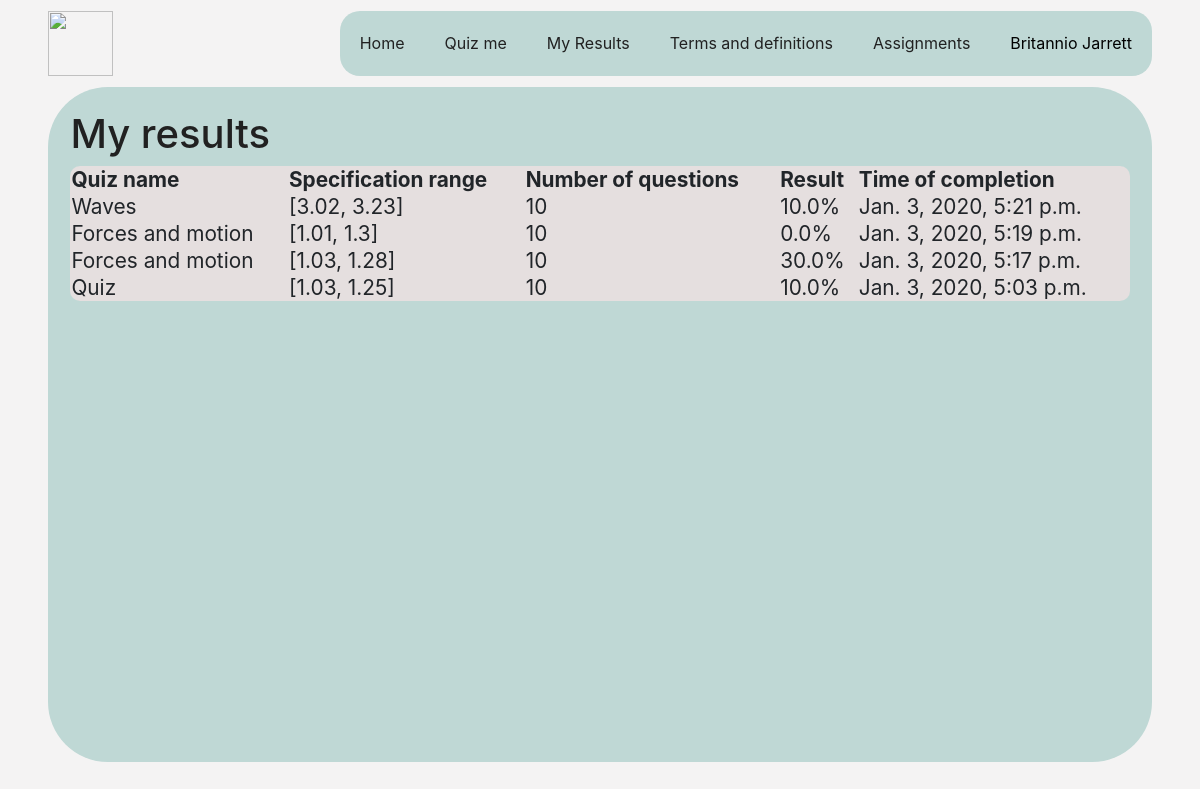
/my_results (signed in), run on an earlier commit of the app's database.
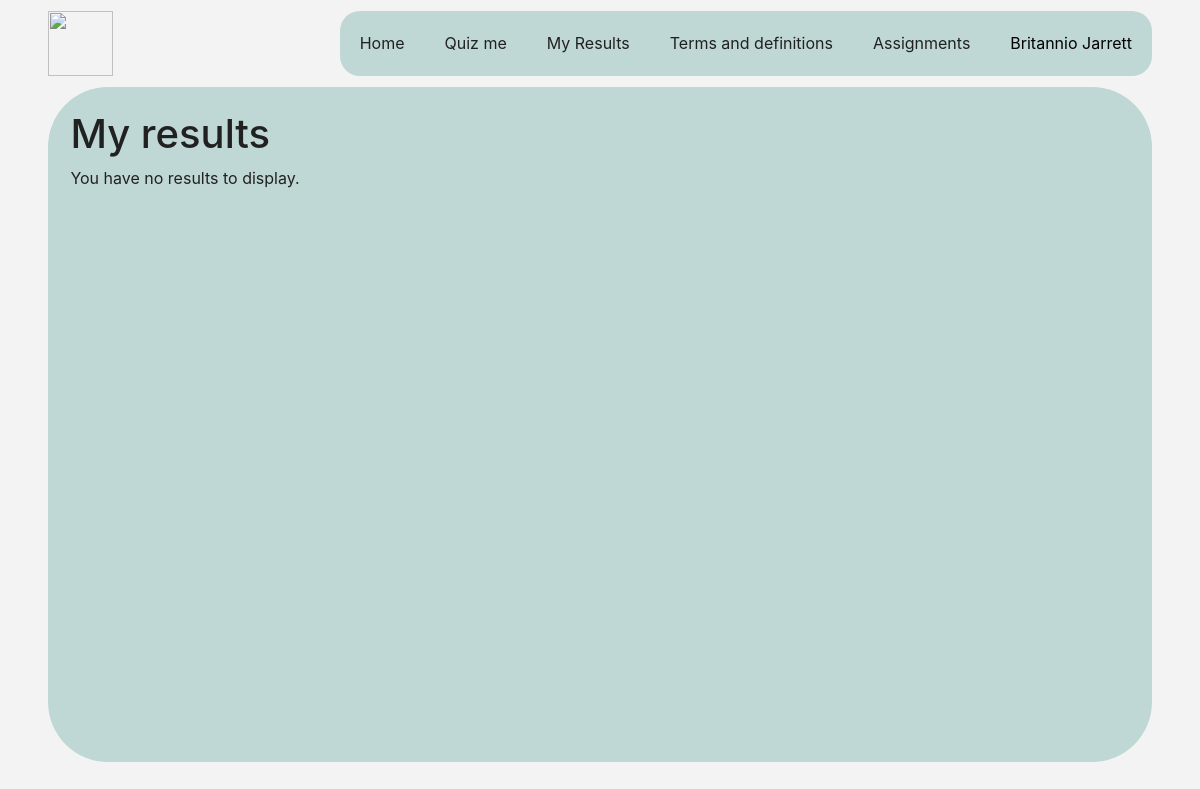
And on a later commit of the database.
### users/models.py (models this page shows, shortened)
class User(AbstractBaseUser):
    user_id = models.AutoField(primary_key=True)
    username            = models.CharField(unique=False, max_length=60)
    date_joined         = models.DateTimeField(auto_now_add=True)
    last_login          = models.DateTimeField(auto_now=True)
    is_active           = models.BooleanField(default=True)
    is_staff            = models.BooleanField(default=False)
    is_admin            = models.BooleanField(default=False)
    is_superuser        = models.BooleanField(default=False)
    email               = models.EmailField(unique=True, max_length=60)
    first_name          = models.CharField(max_length=60)
    last_name           = models.CharField(max_length=60)
    date_of_birth       = models.DateField()
    USERNAME_FIELD = 'email'
    REQUIRED_FIELDS = ['username', 'first_name', 'last_name', 'date_of_birth']
    objects = UserManager() # linking the User manager created

### main_app/models.py (models this page shows, shortened)
class QuizResult(models.Model):
    result_id           = models.AutoField(primary_key=True)
    quiz                = models.ForeignKey(Quiz, on_delete=models.CASCADE)
    user                = models.ForeignKey(users_models.User, on_delete=models.CASCADE)
    percentage_correct  = models.FloatField()
    completed_on        = models.DateTimeField(auto_now_add=True)

class Quiz(models.Model):
    quiz_id                 = models.AutoField(primary_key=True)
    quiz_name               = models.TextField()
    specification_range     = models.TextField()  # maybe change later
    no_questions            = models.IntegerField()

### main_app/views.py (the view)
# urls.py: path('my_results', ViewResultsView.as_view(), name="main-view-results"),
class ViewResultsView(LoginRequiredTemplateView):
    template_name = 'main_app/view_results.html'
    def get(self, request):
        current_user = request.user
        args = {
            'title': 'My Results',
            'results': QuizResult.objects.filter(user=current_user).order_by('-completed_on')
        }
        return render(request, self.template_name, args)

### main_app/templates/main_app/view_results.html (shortened to what this page needs)
{% extends "main_app/logged_in.html" %}
{% block content %}
    <h1>My results</h1>
    {% if results %}
    <table id='results-table'>
        <tr>
            <th>Quiz name</th>
            <th>Specification range</th>
            <th>Number of questions</th>
            <th>Result</th>
            <th>Time of completion</th>
        </tr>
        {% for result in results %}
            <tr>
                <td>{{ result.quiz.quiz_name }}</td>
                <td>{{ result.quiz.specification_range }}</td>
                <td>{{ result.quiz.no_questions }}</td>
                <td>{{ result.percentage_correct }}%</td>
                <td>{{ result.completed_on }}</td>
            </tr>
        {% endfor %}
    </table>
    {% else %}
        <p>
            You have no results to display.
        </p>
    {% endif %}
{% endblock content %}

### main_app/templates/main_app/logged_in.html (shortened to what this page needs)
{% extends "main_app/base.html" %}
{% block body %}
    <div id="wrapper">
        <div id="top-bar-wrapper">
            <img id="logo-image" src="https://ichef.bbci.co.uk/childrens-responsive-ichef-live/r/320/1x/cbbc/science-logo-final_alt7.png">
            <div id="nav-box">
                {% if user.is_staff %}
                    <div id="menu-list">
                        <a href="{% url 'main-home' %}"             class="menu-link">Home</a>
                        <a href="{% url 'main-generate-quiz' %}"    class="menu-link">Quiz me</a>
                        <a href="{% url 'main-view-results' %}"     class="menu-link">My Results</a>
                        <a href="{% url 'main-generate-terms' %}"   class="menu-link">Terms and definitions</a>
                        <a href="#"                                 class="menu-link">Class progress</a>
                        <div class="manage-dropdown">
                            <button class='manage-dropdown-button' onclick="show_manage_dropdown()">Manage</button>
                            <div class="manage-dropdown-content" id='manage-dropdown'>
                                <a href='#'>Assignments</a>
                                <a href='#'>Classes</a>
                                <a href='{% url "main-manage-questions" %}'>Questions</a>
                                <a href='#'>Terms and definitions</a>
                            </div>
                        </div>
                        <div class="user-dropdown">
                            <button class='user-dropdown-button' onclick="show_user_dropdown()">{{ user.first_name }} {{ user.last_name }} </button>
                            <div class="user-dropdown-content" id='user-dropdown'>
                                <a href='#'>My Account</a>
                                <a href='{% url 'logout' %}'>Log out</a>
                            </div>
                        </div>
                    </div>
                {% else %}
                    <div id="menu-list">
                        <a href="{% url 'main-home' %}"             class="menu-link">Home</a>
                        <a href="{% url 'main-generate-quiz' %}"    class="menu-link">Quiz me</a>
                        <a href="{% url 'main-view-results' %}"     class="menu-link">My Results</a>
                        <a href="{% url 'main-generate-terms' %}"   class="menu-link">Terms and definitions</a>
                        <a href="{% url 'main-generate-terms' %}"   class="menu-link">Assignments</a>
                        <div class="user-dropdown">
                            <button class='user-dropdown-button' onclick="show_user_dropdown()">{{ user.first_name }} {{ user.last_name }} </button>
                        </div>
                    </div>
                {% endif %}
            </div>
        </div>
        <div class="content-wrapper">
            <div class="box" id="content">
                {% block content %}{% endblock content %}
            </div>
        </div>
    </div>
{% endblock body %}

### main_app/templates/main_app/base.html (shortened to what this page needs)
<html>
    <head>
        <link rel="stylesheet" href="https://stackpath.bootstrapcdn.com/bootstrap/4.3.1/css/bootstrap.min.css">
    </head>
    <body>
        {% block body %}{% endblock body %}
    </body>
</html>

### main_app/templates/main_app/base.html (style rules this page uses)
:root { --primary-bg: #f4f3f3; --primary-content: #bfd8d5; --primary-text: #212121; --primary-hover: #009688; --secondary-text: #757575; --accent-colour: #999999; }
* { outline: 0px black solid; }
body { background-color: var(--primary-bg); }

### main_app/templates/main_app/logged_in.html (style rules this page uses)
#wrapper { position: relative; height: 100%; }
#top-bar-wrapper { display: grid; grid-template-columns: 1fr 9fr; padding-top: 0.7em; padding-right: 3em; padding-left: 3em; padding-bottom: 0.35em; }
#nav-box { border-radius: 20px; background-color: grey; justify-self: end; background-color: var(--primary-content); }
#logo-image { height: 65px; justify-self: start; }
.menu-link { float: left; text-decoration: none; padding: 20px; color: var(--primary-text); }
.user-dropdown { position: relative; display: inline-block; }
.user-dropdown .user-dropdown-button { padding: 20px; cursor: pointer; border: none; outline: none; background-color: inherit; font-family: inherit; margin: 0; }
.content-wrapper { display: grid; padding-right: 3em; padding-left: 3em; padding-top: 0.35em; height: 85%; }
.box { border-radius: 60px; padding: 1.4em; color: var(--primary-text); background-color: var(--primary-content); }

### main_app/templates/main_app/view_results.html (style rules this page uses)
#content { height: 100%; }

What changed in the data, as far as the page shows it:
removed QuizResult: quiz.quiz_name "Waves", quiz.specification_range "[3.02, 3.23]", quiz.no_questions "10", percentage_correct "10.0", completed_on "Jan. 3, 2020, 5:21 p.m."
removed QuizResult: quiz.quiz_name "Forces and motion", quiz.specification_range "[1.01, 1.3]", quiz.no_questions "10", percentage_correct "0.0", completed_on "Jan. 3, 2020, 5:19 p.m."
removed QuizResult: quiz.quiz_name "Forces and motion", quiz.specification_range "[1.03, 1.28]", quiz.no_questions "10", percentage_correct "30.0", completed_on "Jan. 3, 2020, 5:17 p.m."
removed QuizResult: quiz.quiz_name "Quiz", quiz.specification_range "[1.03, 1.25]", quiz.no_questions "10", percentage_correct "10.0", completed_on "Jan. 3, 2020, 5:03 p.m."
Also different on the page:
text no longer shown: "Quiz name Specification range Number of questions Result Time of completion"
text now shown: "You have no results to display."
